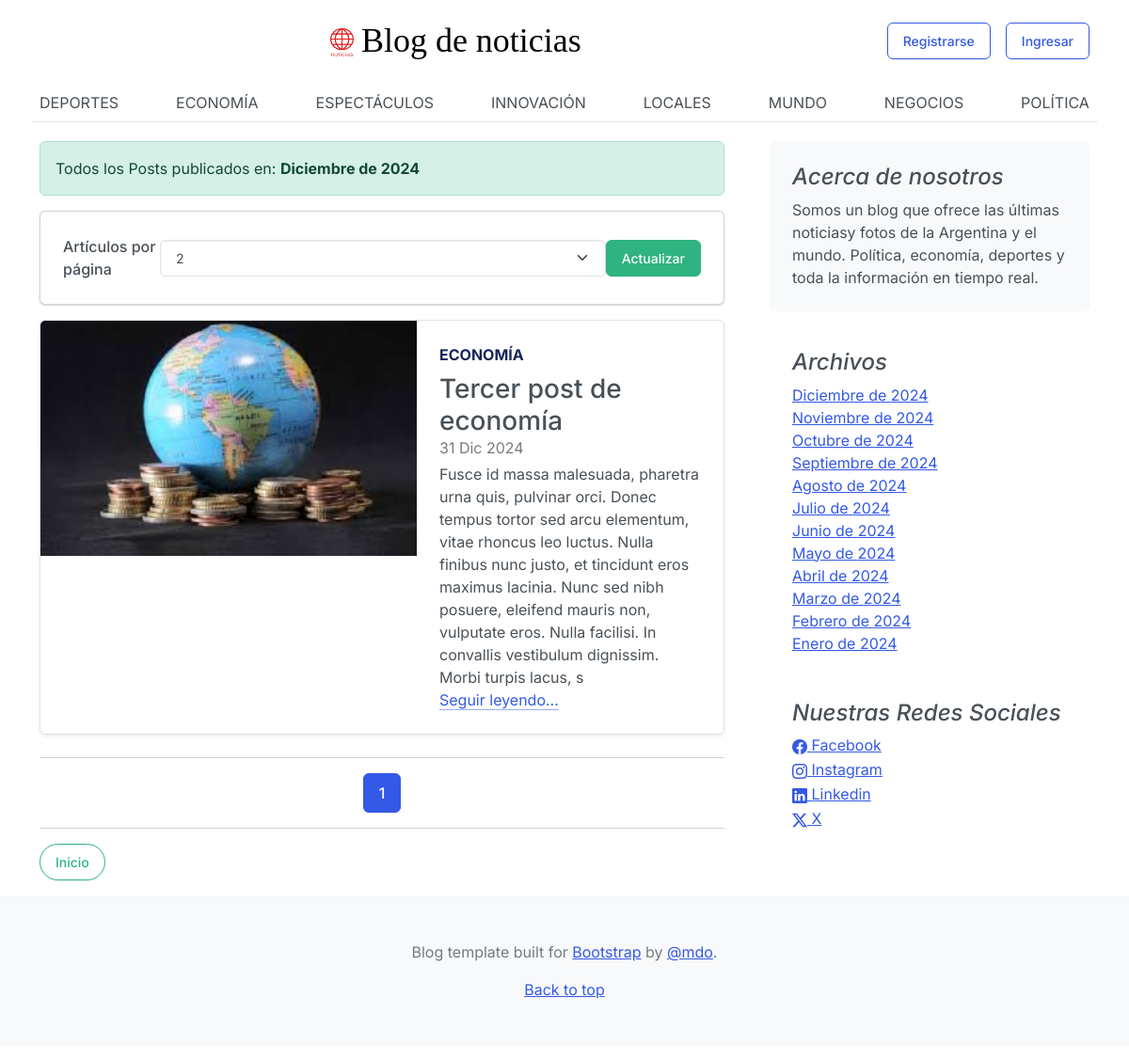
Page /dates/12/2024 on the committed database.
### core/models.py (models this page shows, shortened)
class Category(models.Model):
    name = models.CharField(max_length=200, unique=True, verbose_name='Nombre')
    active = models.BooleanField(default=True, verbose_name='Activo')
    created = models.DateTimeField(auto_now_add=True, verbose_name='Fecha de creacion')
    updated = models.DateTimeField(auto_now=True, verbose_name= 'Fecha de modificación')
    class Meta:
        verbose_name= 'Categoría'
        verbose_name_plural = 'Categorías'
        ordering = ['name']
    def __str__(self):
        return self.name

class Post(models.Model):
    title = models.CharField(max_length=250, verbose_name='Titulo')
    excerpt = models.TextField(verbose_name='Bajada')
    content = models.TextField(verbose_name='Contenido')
    image = models.ImageField(upload_to='posts', null=True, blank= True, verbose_name='Imagen')
    image_description = models.TextField(max_length=200, verbose_name='Descripción de imagen', blank=True, null=True)
    published = models.BooleanField(default=False, verbose_name='Publicado')
    category = models.ForeignKey(Category, on_delete=models.CASCADE, related_name='get_posts', verbose_name='Categoría')
    author = models.ForeignKey(User, on_delete=models.CASCADE, related_name='get_posts', verbose_name='Autor')
    tags = models.ManyToManyField(Tag, verbose_name='Etiquetas')
    likes = models.ManyToManyField(User, related_name='blog_post', blank=True , verbose_name='Me gusta')
    created = models.DateTimeField(auto_now_add=True, verbose_name='Fecha de creacion')
    updated = models.DateTimeField(auto_now=True, verbose_name= 'Fecha de modificación')
    class Meta:
        verbose_name= 'Publicación'
        verbose_name_plural = 'Publicaciones'
        ordering = ['-created']

class About(models.Model):
    description = models.CharField(max_length=350, verbose_name='Descripción')
    created = models.DateTimeField(auto_now_add=True, verbose_name='Fecha de creacion')
    updated = models.DateTimeField(auto_now=True, verbose_name= 'Fecha de modificación')
    class Meta:
        verbose_name= 'Acerca de '
        verbose_name_plural = 'Acerca de nosotros'
        ordering = ['-created']
    def __str__(self):
        return self.description

class Link(models.Model):
    key = models.CharField(max_length=100, verbose_name='Key link')
    name = models.CharField(max_length=120, verbose_name='Red social')
    url = models.URLField(max_length=350,verbose_name='Enlace', blank=True, null=True)
    icon = models.CharField(max_length=100, verbose_name='Icono', blank=True, null=True)
    created = models.DateTimeField(auto_now_add=True, verbose_name='Fecha de creacion')
    updated = models.DateTimeField(auto_now=True, verbose_name= 'Fecha de modificación')
    class Meta:
        verbose_name= 'Red social '
        verbose_name_plural = 'Redes sociales'
        ordering = ['name']

### core/views.py (the view)
# urls.py: path('dates/<int:month_id>/<int:year_id>', views.dates, name="dates"),
def dates(request, month_id, year_id):
    months = {
        1:'Enero',
        2:'Febrero',
        3:'Marzo',
        4:'Abril',
        5:'Mayo',
        6:'Junio',
        7:'Julio',
        8:'Agosto',
        9:'Septiembre',
        10:'Octubre',
        11:'Noviembre',
        12:'Diciembre',
    }
    if month_id > 12 or month_id < 1:
        return render(request, 'core/404.html')
    if request.method == 'GET' and 'items_per_page' in request.GET:
        request.session['items_per_page'] = int(request.GET['items_per_page'])
    elif not request.session.get('items_per_page'):
        request.session['items_per_page'] = 2
    items_per_page = request.session['items_per_page']
    posts_page = Paginator(Post.objects.filter(published=True,created__month=month_id, created__year=year_id),items_per_page)
    page = request.GET.get('page')
    posts = posts_page.get_page(page)
    return render(request, 'core/dates.html', {'posts':posts, 'month':months[month_id], 'year':year_id,})

### core/processors.py (called while the page is built)
def ctx_dict_about(request):
    ctx_about = {}
    ctx_about['About'] = About.objects.latest('-created')
    return ctx_about

def ctx_dict_category(request):
    ctx_category = {}
    ctx_category['Categories'] = Category.objects.filter(active=True)
    return ctx_category

def ctx_dict_link(request):
    ctx_link = {}
    links = Link.objects.all()
    for link in links:
        ctx_link[link.key] = {'social_media':link.name,'url':link.url, 'icon': link.icon}
    return ctx_link

def ctx_dict_history(request):
    ctx_history = {}
    ctx_history['dates'] = Post.objects.dates('created', 'month', order='DESC').distinct()
    return ctx_history

### core/templates/core/dates.html (shortened to what this page needs)
{% extends 'core/base.html' %}
{% load static %}
{% block post %}
<div class="alert alert-success" role="alert">
    Todos los Posts publicados en: <strong>{{ month}} de {{ year }}</strong>
</div>
<div class="card mb-3">
    <form method="get">
        <div class="card-body d-flex align-items-center">
            <label class="col-form-label" for="items_per_page">Artículos por página</label>
            <select name="items_per_page" id="items_per_page" class="form-select">
                <option value="2" {% if request.session.items_per_page == 2 %}selected{% endif %}>2
                </option>
            </select>
            <button class="btn btn-success" type="submit">Actualizar</button>
        </div>
    </form>
</div>
{% for post in posts %}
    <div class="row g-0 border rounded overflow-hidden flex-md-row mb-4 shadow-sm h-md position-relative">
        <div class="col-auto d-none d-lg-block">
            <img width="400" height="250" src="{{ post.image.url }}">
        </div>
        <div class="col p-4 d-flex flex-column position-static">
            <strong class="d-inline-block mb-2 text-primary-emphasis">{{post.category}}</strong>
            <h3 class="mb-0">{{post.title}}</h3>
            <div class="mb-1 text-body-secondary">{{ post.created | date:"d M Y"}}</div>
            <p class="mb-auto">{{post.excerpt}}</p>
            <a href="{% url 'post' post.id %}" class="icon-link gap-1 icon-link-hover stretched-link">
                Seguir leyendo...
            </a>
        </div>
    </div>
{% endfor %}
<hr>
<nav aria-label="...">
    <ul class="pagination justify-content-center">
        {% for page in posts.paginator.page_range %}
            {% if page <= 3 or page == posts.number %}
            <li class="page-item {% if posts.number == forloop.counter %}active{% endif %}">
                <a class="page-link" href="?page={{ page }}">{{ page }}</a>
            </li>
            {% endif %}
        {% endfor %}
    </ul>
</nav>
<hr>
{% if request.path != '/' %}
<div class="my-3">
    <a class="btn btn-outline-success rounded-pill" href="{% url 'home' %}">Inicio</a>
</div>
{% endif %}
{% endblock %}

### core/templates/core/base.html (shortened to what this page needs)
<!DOCTYPE html>
<html lang="es">
<head>
    {% load static %}
    <link href="{% static 'core/css/bootstrap.min.css' %}" rel="stylesheet">
    <link rel="stylesheet" href="https://cdn.jsdelivr.net/npm/bootstrap-icons@1.11.3/font/bootstrap-icons.min.css">
    <link href="{% static 'core/css/blog.css' %}" rel="stylesheet">
</head>
<body>
    <div class="container sticky-top text-center" style="background-color: white;">
        <div class="row g-3 align-items-center">
            <div class="col-md">
                <a class="navbar-brand blog-header-logo text-body-emphasis text-decoration-none" href="/">
                    <img class="bi me-2" width="25" height="30" src="{% static 'core/img/Noticias-logo.png' %}">Blog de noticias
                </a>
            </div>
            {% if user.is_authenticated %}
            <div class="col-md-auto">
                <button class="btn btn-outline-success">
                    <a class="nav-link active" aria-current="page" href="/profile">Mi perfil</a>
                </button>
            </div>
            <div class="col-md-auto">
                <button class="btn btn-outline-success">
                    <a class="nav-link active" aria-current="page" href="/logout">Cerrar sesión</a>
                </button>
            </div>
            {% else %}
            <div class="col-md-auto">
                <button class="btn btn-outline-primary">
                    <a class="nav-link active" aria-current="page" href="/register">Registrarse</a>
                </button>
            </div>
            <div class="col-md-auto">
                <button class="btn btn-outline-primary">
                    <a class="nav-link active" aria-current="page" href="/signin">Ingresar</a>
                </button>
            </div>
            {% endif %}
            <div class="nav-scroller py-1 mb-3 border-bottom">
                <nav class="nav nav-underline justify-content-between">
                    {% for categoria in Categories %}
                        {% if forloop.counter <= 8 %}
                        <a class="nav-item nav-link {% if request.resolver_match.kwargs.category_id == categoria.id %}active{% endif %}" href="{% url 'category' categoria.id %}">{{ categoria.name }}</a>
                        {% endif %}
                    {% endfor %}
                </nav>
            </div>
        </div>
    </div>
    <main class="container" style="margin-top: 20px">
        <div class="row g-5">
            <div class="col-md-8">
                {% block post %}
                {% endblock %}
            </div>
            <aside class="col-md-4">
                <div class="position-sticky">
                    <div class="p-4 mb-3 bg-body-tertiary rounded">
                        <h4 class="fst-italic">Acerca de nosotros</h4>
                        <p class="mb-0">{{About}}</p>
                    </div>
                    <div class="p-4">
                        <h4 class="fst-italic">Archivos</h4>
                        <ol class="list-unstyled mb-0">
                        {% for fecha in dates %}
                            {% if forloop.counter <= 12 %}
                            <li>
                                {% if fecha.month == 1 %}<a href="{% url 'dates' fecha.month fecha.year %}">Enero de {{ fecha.year }}</a>{% endif %}
                                {% if fecha.month == 2 %}<a href="{% url 'dates' fecha.month fecha.year %}">Febrero de {{ fecha.year }}</a>{% endif %}
                                {% if fecha.month == 3 %}<a href="{% url 'dates' fecha.month fecha.year %}">Marzo de {{ fecha.year }}</a>{% endif %}
                                {% if fecha.month == 4 %}<a href="{% url 'dates' fecha.month fecha.year %}">Abril de {{ fecha.year }}</a>{% endif %}
                                {% if fecha.month == 5 %}<a href="{% url 'dates' fecha.month fecha.year %}">Mayo de {{ fecha.year }}</a>{% endif %}
                                {% if fecha.month == 6 %}<a href="{% url 'dates' fecha.month fecha.year %}">Junio de {{ fecha.year }}</a>{% endif %}
                                {% if fecha.month == 7 %}<a href="{% url 'dates' fecha.month fecha.year %}">Julio de {{ fecha.year }}</a>{% endif %}
                                {% if fecha.month == 8 %}<a href="{% url 'dates' fecha.month fecha.year %}">Agosto de {{ fecha.year }}</a>{% endif %}
                                {% if fecha.month == 9 %}<a href="{% url 'dates' fecha.month fecha.year %}">Septiembre de {{ fecha.year }}</a>{% endif %}
                                {% if fecha.month == 10 %}<a href="{% url 'dates' fecha.month fecha.year %}">Octubre de {{ fecha.year }}</a>{% endif %}
                                {% if fecha.month == 11 %}<a href="{% url 'dates' fecha.month fecha.year %}">Noviembre de {{ fecha.year }}</a>{% endif %}
                                {% if fecha.month == 12 %}<a href="{% url 'dates' fecha.month fecha.year %}">Diciembre de {{ fecha.year }}</a>{% endif %}
                            </li>
                            {% endif %}
                        {% endfor %}
                        </ol>
                    </div>
                    <div class="p-4">
                        <h4 class="fst-italic">Nuestras Redes Sociales</h4>
                        <ol class="list-unstyled">
                            {% if Link_Facebook.url %}
                            <li><a href="{{Link_Facebook.url}}"><i class="{{Link_Facebook.icon}}"></i> {{Link_Facebook.social_media}}</a></li>
                            {% endif %}
                            {% if Link_Instagram.url %}
                            <li><a href="{{Link_Instagram.url}}"><i class="{{Link_Instagram.icon}}"></i> {{Link_Instagram.social_media}}</a></li>
                            {% endif %}
                            {% if Link_Linkedin.url %}
                            <li><a href="{{Link_Linkedin.url}}"><i class="{{Link_Linkedin.icon}}"></i> {{Link_Linkedin.social_media}}</a></li>
                            {% endif %}
                            {% if Link_X.url %}
                            <li><a href="{{Link_X.url}}"><i class="{{Link_X.icon}}"></i> {{Link_X.social_media}}</a></li>
                            {% endif %}
                        </ol>
                    </div>
                </div>
            </aside>
        </div>
    </main>
    <footer class="py-5 text-center text-body-secondary bg-body-tertiary">
        <p>Blog template built for <a href="https://getbootstrap.com/">Bootstrap</a> by <a
                href="https://twitter.com/mdo">@mdo</a>.</p>
        <p class="mb-0">
            <a href="#">Back to top</a>
        </p>
    </footer>
</body>
</html>

### core/static/core/css/blog.css (style rules this page uses)
.blog-header-logo { font-family: "Playfair Display", Georgia, "Times New Roman", serif; font-size: 2.25rem; }
.bi { vertical-align: -.125em; fill: currentColor; }
.nav-scroller { position: relative; z-index: 2; height: 2.75rem; overflow-y: hidden; }
.nav-scroller .nav { display: flex; flex-wrap: nowrap; padding-bottom: 1rem; margin-top: -1px; overflow-x: auto; text-align: center; white-space: nowrap; -webkit-overflow-scrolling: touch; }

### rows in the picture
Category: name "DEPORTES"
Category: name "ECONOMÍA"
Category: name "ESPECTÁCULOS"
Category: name "INNOVACIÓN"
Category: name "LOCALES"
Category: name "MUNDO"
Category: name "NEGOCIOS"
Category: name "POLÍTICA"
Post: image (picture), category "ECONOMÍA", title "Tercer post de economía", created "31 Dic 2024", excerpt "Fusce id massa malesuada, pharetra urna quis, pulvinar orci. Donec tempus tortor sed arcu elementum, vitae rhoncus leo luctus. Nulla finibus nunc justo, et tincidunt eros maximus lacinia. Nunc sed nibh posuere, eleifend mauris non, vulputate eros. Nulla facilisi. In convallis vestibulum dignissim. Morbi turpis lacus, s"
About: description "Somos un blog que ofrece las últimas noticiasy fotos de la Argentina y el mundo. Política, economía, deportes y toda la información en tiempo real."
Link: social_media "Facebook"
Link: social_media "Instagram"
Link: social_media "Linkedin"

### other values in the picture
{{ month }} "Diciembre"
{{ year }} "2024"
{{ page }} "1"
{{ fecha.year }} "2024"
{{ Link_X.social_media }} "X"
